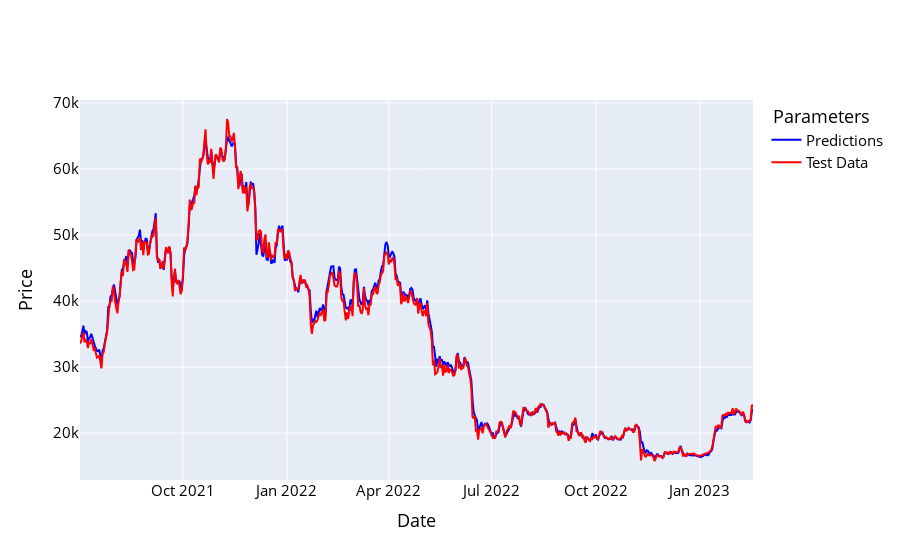

This figure's notebook cell:
### Code cell
names = cycle(['Predictions','Test Data'])

fig = go.Figure()
fig.add_trace(go.Scatter(x=y_test_df.index, y=y_pred_df['Adj Close'], name='Predictions',
                         line=dict(width=2, color='blue')))
fig.add_trace(go.Scatter(x=y_test_df.index, y=y_test_df['Adj Close'], name='Test Data',
                         line=dict(width=2, color='red')))
fig.update_layout(xaxis_title='Date', yaxis_title='Price', font_size=15, font_color='black',legend_title_text=' Parameters')
fig.show()

### Figure 1 — Plotly figure (JSON) as saved in the notebook; plotly's stock layout.template omitted (floating-point values rounded to 4 significant figures; data arrays with more than 128 entries replaced by an {"elided": "..."} marker saying what was removed)
{"data": [{"line": {"color": "blue", "width": 2}, "name": "Predictions", "type": "scatter", "x": {"elided": "596 str values"}, "y": {"elided": "596 float values"}}, {"line": {"color": "red", "width": 2}, "name": "Test Data", "type": "scatter", "x": {"elided": "596 str values"}, "y": {"elided": "596 float values"}}], "layout": {"font": {"color": "black", "size": 15}, "legend": {"title": {"text": " Parameters"}}, "xaxis": {"title": {"text": "Date"}}, "yaxis": {"title": {"text": "Price"}}}}
